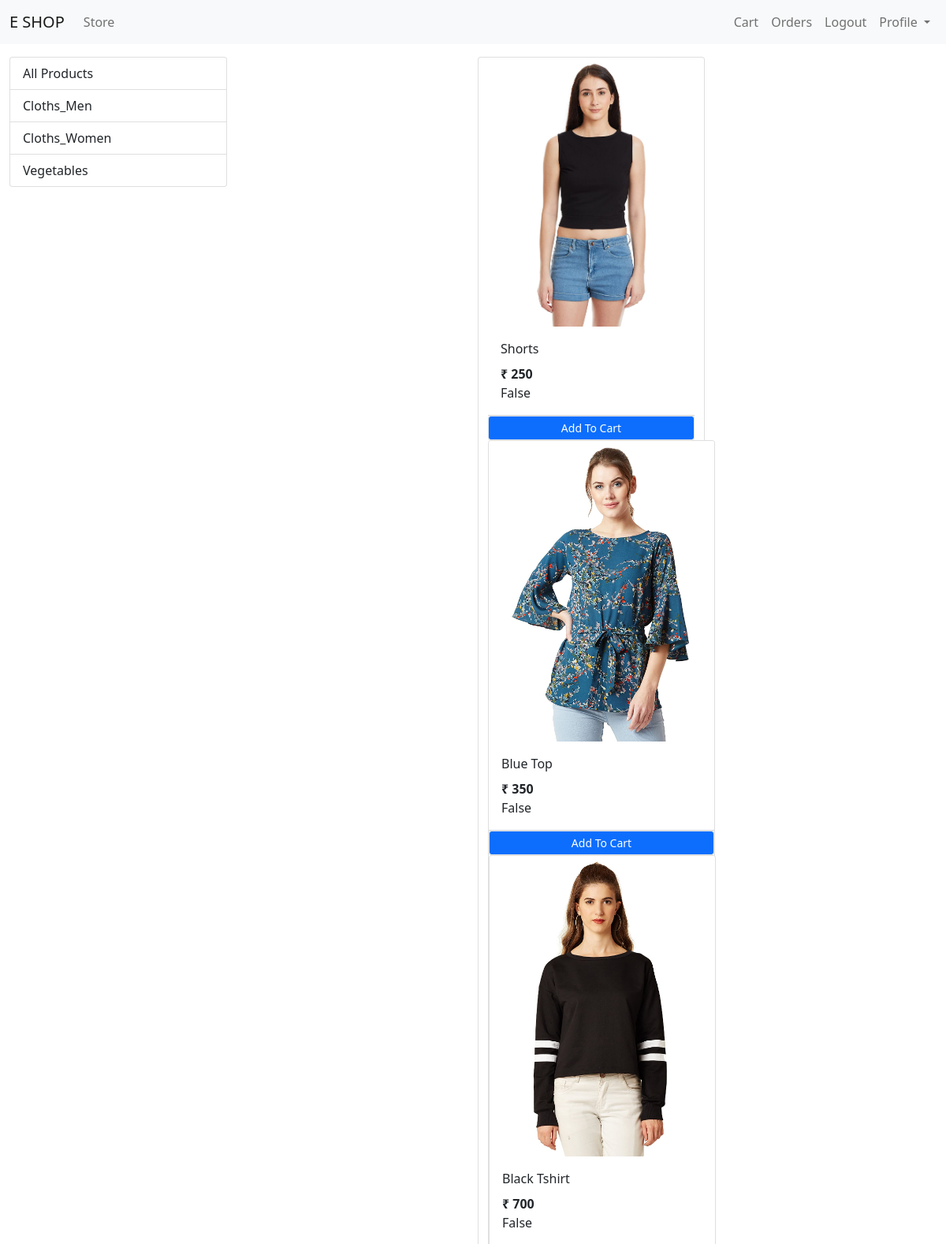
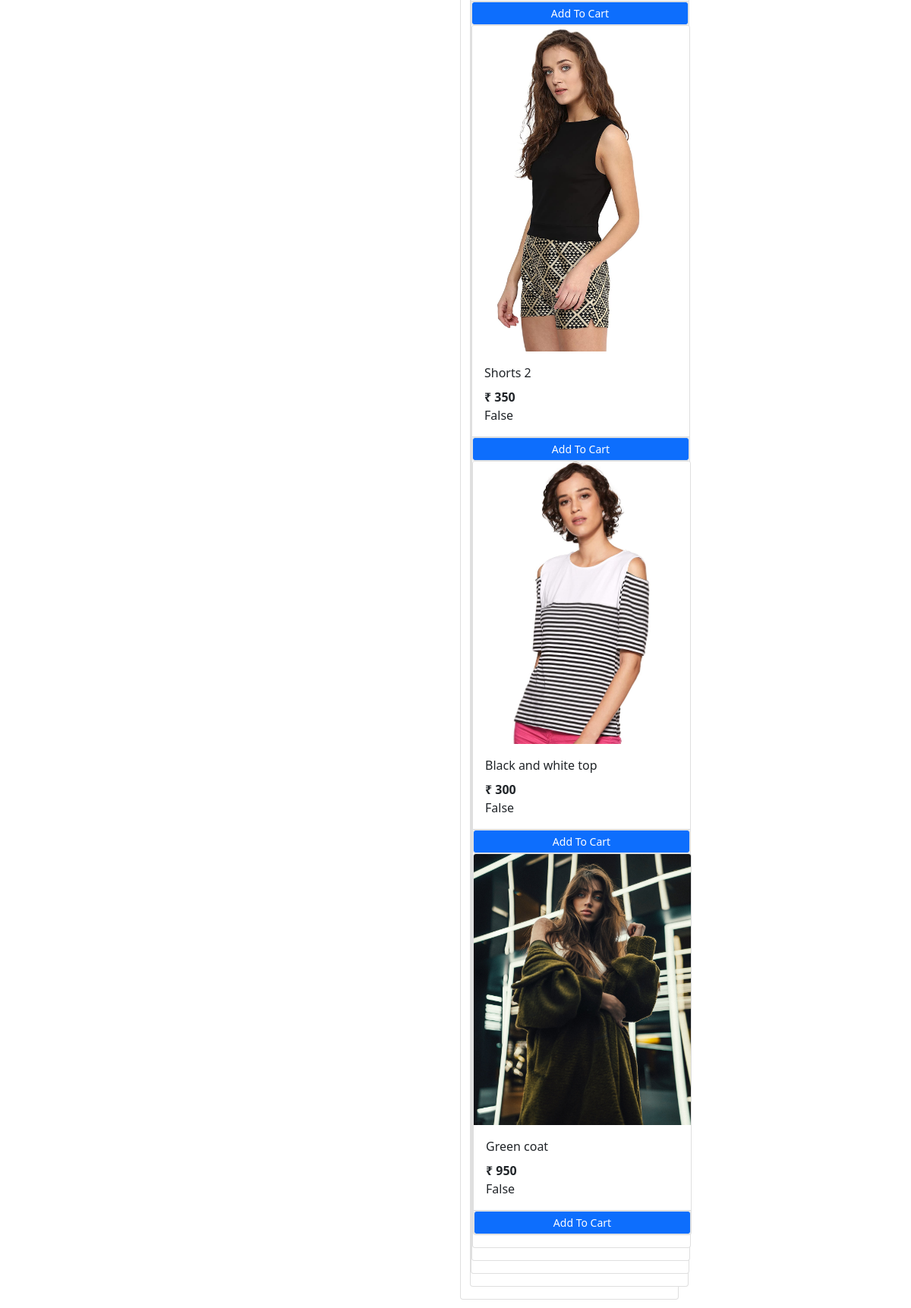
The page /?category=2 (signed in) on the database its author committed (2 pictures, top to bottom).
### store/models/category.py (models this page shows, shortened)
class Category(models.Model):
    name = models.CharField(max_length=25)
    @staticmethod
    def get_all_categories():
        return Category.objects.all()

### store/models/product.py (models this page shows, shortened)
class Product(models.Model):
    name = models.CharField(max_length=50)
    price = models.IntegerField(default=0)
    category  = models.ForeignKey(Category , default=1 , on_delete=models.CASCADE)
    description = models.CharField(max_length=200 , default='' , null= True , blank= True)
    image = models.ImageField(upload_to ='upload/products/')
    @staticmethod
    def get_all_products_by_category_id(category_id):
        if category_id:
            return Product.objects.filter(category = category_id)
        else :
             return Product.get_all_products()

### store/views/home.py (the view, shortened to what this page needs)
# urls.py: path("" , Index.as_view() , name = "homepage"),
class Index(View):
    def get(self , request):
        cart = request.session.get("cart")
        if not cart:
            request.session["cart"] = {}
        products =  None
        categories = Category.get_all_categories()
        category_id = request.GET.get("category")
        if category_id:
            products = Product.get_all_products_by_category_id(category_id)
        else:
            products = Product.get_all_products()
        data = {}
        data["products"] = products
        data["categories"] = categories
        print (f'you are : {request.session.get("customer_email")}')
        return render(request, 'index.html' , data)

### store/templatetags/cart.py (called while the page is built)
@register.filter(name="is_in_cart")
def is_in_cart(product , cart):
    keys = cart.keys()
    for id in keys:
        if int(id) == product.id:
            return True
    return False

### store/templatetags/custom_filter.py (called while the page is built)
@register.filter(name="currency")
def currency(number):
    return "₹ "+str(number)

### store/templates/index.html (shortened to what this page needs)
{% extends "base.html" %}
{%block content%}
{%load cart%}
{%load custom_filter%}
<div class="container-fluid">
  <div class = "row">
   <div class = "col-lg-3 mx-auto">
    <div class="list-group">
      <a href="/" class="list-group-item list-group-item-action" aria-current="true">
        All Products
      </a>
      {% for category in categories %}
      <a href="/?category={{category.id}}" class="list-group-item list-group-item-action" aria-current="true">
        {{category.name}}
      </a>
      {% endfor%}
    </div>
   </div>
    <div id = "products" class = "col-lg-9 mx-auto">
      <div class="row mx-auto">
        {% for product in products%}
        <div class="card mx-auto mb-3" id={{product.id}} style="width: 18rem;">
          <img src="{{product.image.url}}" class="card-img-top" alt="just beautiful">
          <div class="card-body">
            <p class="card-title">{{product.name}}</p>
            <p class="card-text"><b>{{product.price|currency}}</b></p>
            {{product | is_in_cart:request.session.cart}}
          </div>
          <div class = "card-footer p-0">
            {%if product|is_in_cart:request.session.cart%}
              <div class = "row no-gutters">
                <form action = "/#{{product.id}}" method = "POST" class = "col-2">
                  {%csrf_token%}
                  <input hidden type="text" name = "product" value="{{product.id}}">
                  <input hidden type="text" name = "remove" value="True">
                  <input type = "submit" value = " - " class = "btn btn-block btn-secondary">
                </form>
                <div class = "text-center col">{{product|cart_quantity:request.session.cart}} in Cart</div>
                <form action = "/#{{product.id}}" method = "POST" class = "col-2">
                  {%csrf_token%}
                  <input hidden type="text" name = "product" value="{{product.id}}">
                  <input type = "submit" value = " + " class = "btn btn-block btn-secondary">
                </form>
                </div>
              </div>
            {%else%}
              <form action="/#{{product.id}}" method="POST" class = "btn-block">
                <input type="submit" class="btn btn-primary border btn-sm form-control" value="Add To Cart">
              </form>
            {%endif%}
          </div>
        {%endfor%}
      </div>
    </div>
</div>
{%endblock%}

### rows shown on the page
Category: name "Cloths_Men"
Category: name "Cloths_Women"
Category: name "Vegetables"
Product: image (picture), name "Shorts", price "₹ 250", session "False"
Product: image (picture), name "Blue Top", price "₹ 350", session "False"
Product: image (picture), name "Black Tshirt", price "₹ 700", session "False"
Product: image (picture), name "Shorts 2", price "₹ 350", session "False"
Product: image (picture), name "Black and white top", price "₹ 300", session "False"
Product: {{ product.id }} 18 (drawn), image (picture), name "Green coat", price "₹ 950", session "False"
